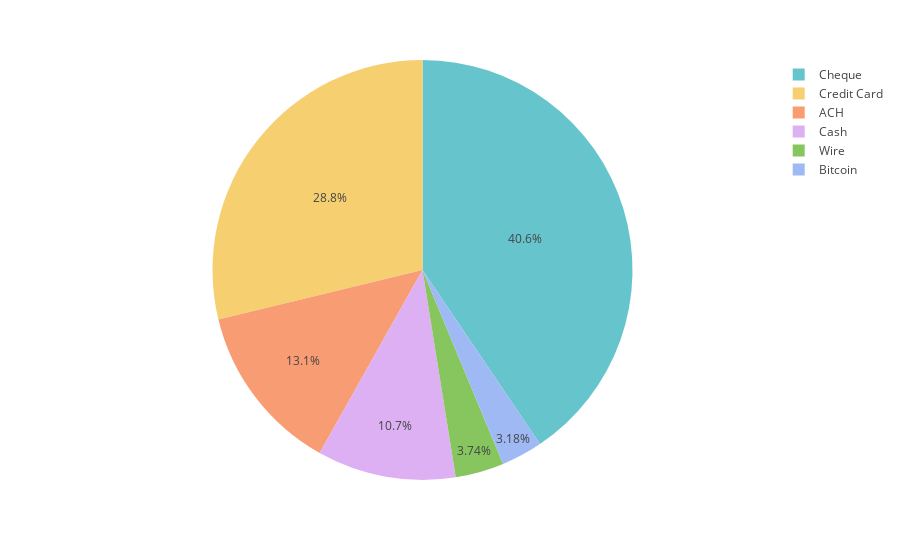

The notebook cell this image was saved under:
### Markdown cell above
### Payment format
---

### Code cell
payment_format_count = transformed_df.payment_format.value_counts().reset_index()
fig = px.pie(
    payment_format_count,
    values='count',
    names='payment_format',
    color_discrete_sequence=px.colors.qualitative.Pastel
)
fig.show()

### Figure 1 — Plotly figure (JSON) as saved in the notebook; plotly's stock layout.template omitted (floating-point values rounded to 4 significant figures)
{"data": [{"domain": {"x": [0, 1], "y": [0, 1]}, "hovertemplate": "payment_format=%{label}<br>count=%{value}<extra></extra>", "labels": ["Cheque", "Credit Card", "ACH", "Cash", "Wire", "Bitcoin"], "legendgroup": "", "name": "", "showlegend": true, "type": "pie", "values": [1864331, 1323324, 600797, 490891, 171855, 146091]}], "layout": {"legend": {"tracegroupgap": 0}, "margin": {"t": 60}, "piecolorway": ["rgb(102, 197, 204)", "rgb(246, 207, 113)", "rgb(248, 156, 116)", "rgb(220, 176, 242)", "rgb(135, 197, 95)", "rgb(158, 185, 243)", "rgb(254, 136, 177)", "rgb(201, 219, 116)", "rgb(139, 224, 164)", "rgb(180, 151, 231)", "rgb(179, 179, 179)"]}}
